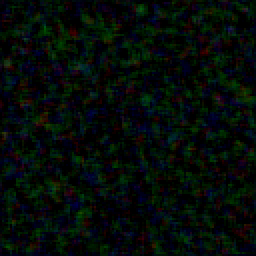
#> input picture images/lr-0002/results/0.png, 128 x 128 px (shown 2 times larger); its folder holds only this picture in this run
$ python scale_results.py   (older library calls are emulated)
#> lines starting #> are read from the running program, lines starting #| are printed output that depends on the picture
from PIL import Image, ImageEnhance
import os

def scale(filename, outfilename):
#> called with filename = 'results/0.png', outfilename = '0_scaled.png'
	img = Image.open(filename)
#> img is the input picture: PIL image 128x128 RGB; mean R, G, B 4.3, 11.8, 8.1
	img = img.resize((1400,1400), Image.ANTIALIAS)
#> img: PIL image 1400x1400 RGB
	contrast = ImageEnhance.Contrast(img) # enhance contrast
	contrast.enhance(5).save('scaled_results/' + outfilename)
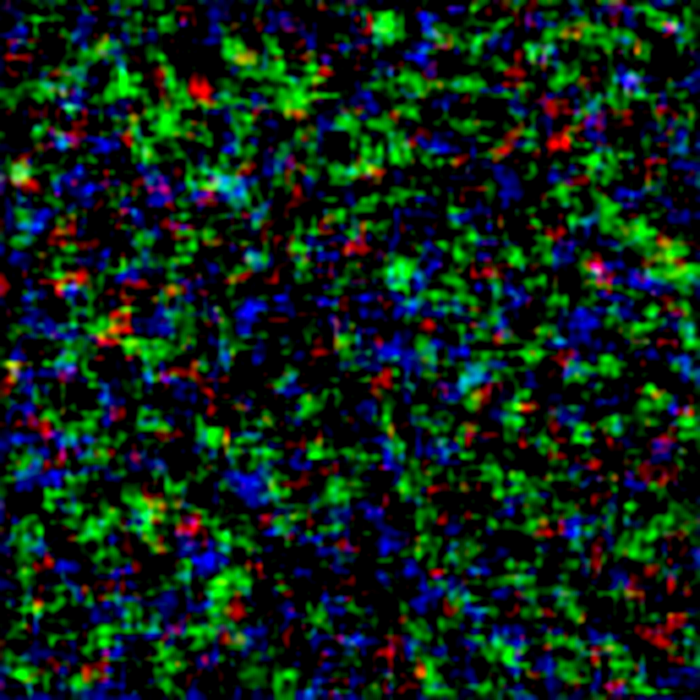
#> saved as 0_scaled.png: PIL image 1400x1400 RGB (shown at 1/2 size); mean R, G, B 10.8, 36.9, 22.7
if __name__ == '__main__':
	os.chdir('images/lr-0002') # change lr-00XXX to whichever trial run you're on
	for imgname in os.listdir('results/'):
		scaled = scale('results/' + imgname, imgname.strip('.png') + '_scaled.png')
		print("Scaled: ", imgname)

$ run again, on images/lr-0002/results/1200.png
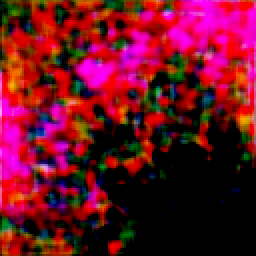
#> input picture images/lr-0002/results/1200.png, 128 x 128 px (shown 2 times larger)
#> in scale, img is the input picture: PIL image 128x128 RGB; mean R, G, B 107.3, 15, 33.8
#> in scale, `img = img.resize((1400,1400), Image.ANTIALIAS)`:
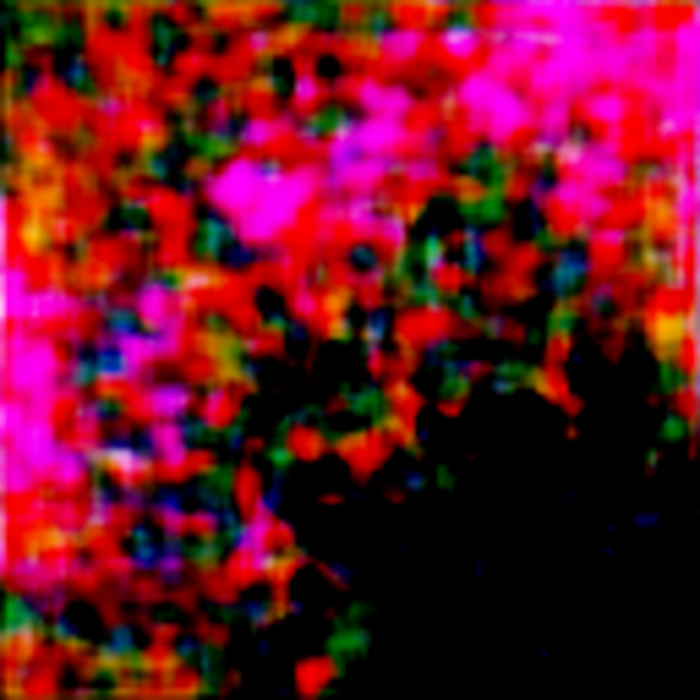
#> img: PIL image 1400x1400 RGB (shown at 1/2 size); mean R, G, B 107.5, 15.3, 34
#> in scale, `contrast.enhance(5).save('scaled_results/' + outfilename)`:
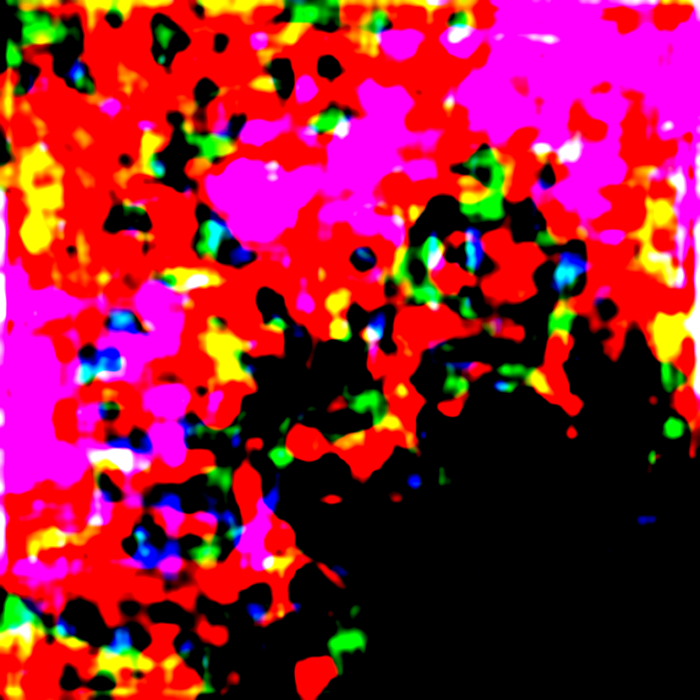
#> saved as 1200_scaled.png: PIL image 1400x1400 RGB (shown at 1/2 size); mean R, G, B 146, 25.1, 52.6

$ run again, on images/lr-0002/results/1600.png
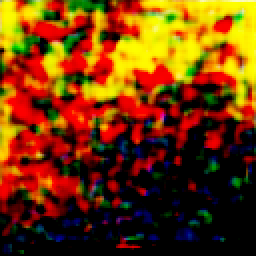
#> input picture images/lr-0002/results/1600.png, 128 x 128 px (shown 2 times larger)
#> in scale, img is the input picture: PIL image 128x128 RGB; mean R, G, B 114.9, 57, 5.1
#> in scale, `img = img.resize((1400,1400), Image.ANTIALIAS)`:
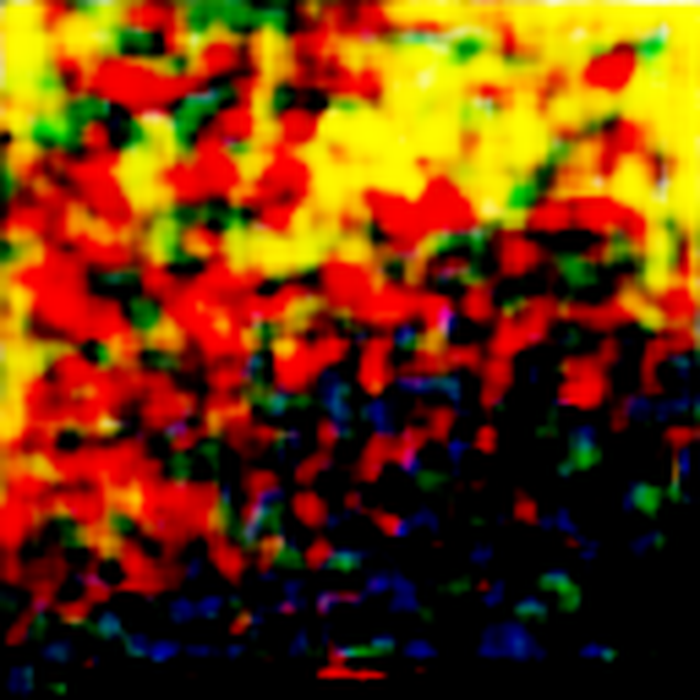
#> img: PIL image 1400x1400 RGB (shown at 1/2 size); mean R, G, B 115.2, 57.2, 5.3
#> in scale, `contrast.enhance(5).save('scaled_results/' + outfilename)`:
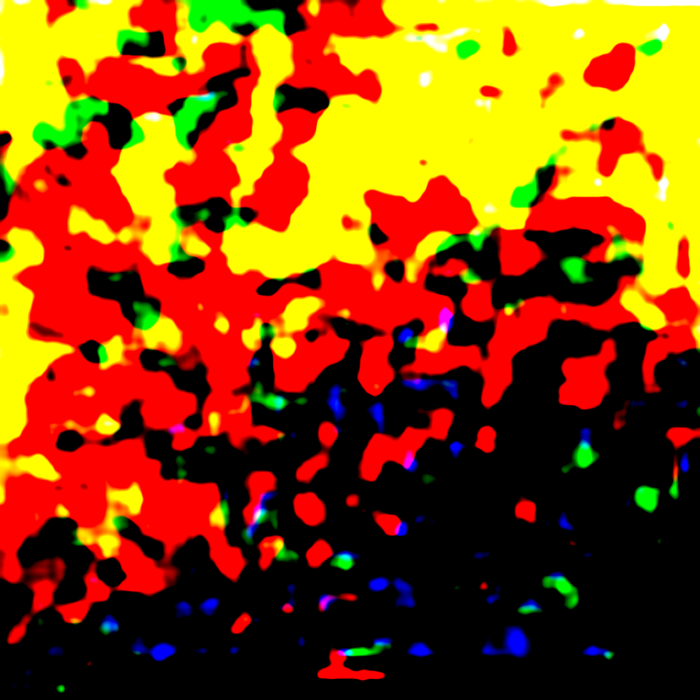
#> saved as 1600_scaled.png: PIL image 1400x1400 RGB (shown at 1/2 size); mean R, G, B 139.3, 72.3, 4.2
